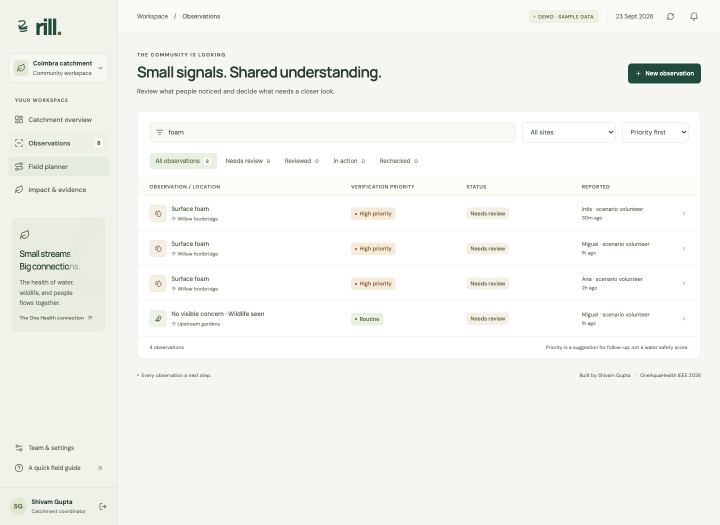
#> input picture output/assets/workflow.png, 1440 x 1050 px (shown at 1/2 size)
$ python prepare-screenshots.py
#> lines starting #> are read from the running program, lines starting #| are printed output that depends on the picture
"""Crop actual app captures for readable artifact layouts without altering UI."""
from pathlib import Path
from PIL import Image

ROOT = Path(__file__).resolve().parents[2]
ASSETS = ROOT / "output" / "assets"
CAPTURES = [
    ("workflow.png", "workflow-slide.png", (1440, 1050), (274, 220, 1402, 720)),
    ("planner.png", "planner-slide.png", (1440, 1441), (583, 286, 1402, 914)),
]
for source, target, expected, crop in CAPTURES:
    with Image.open(ASSETS / source) as image:
#> image is the input picture: PIL image 1440x1050 RGB; mean R, G, B 243.7, 245, 240.3
        if image.size != expected:
            raise ValueError(f"{source}: expected {expected}, got {image.size}; review crop manually")
        image.crop(crop).save(ASSETS / target)
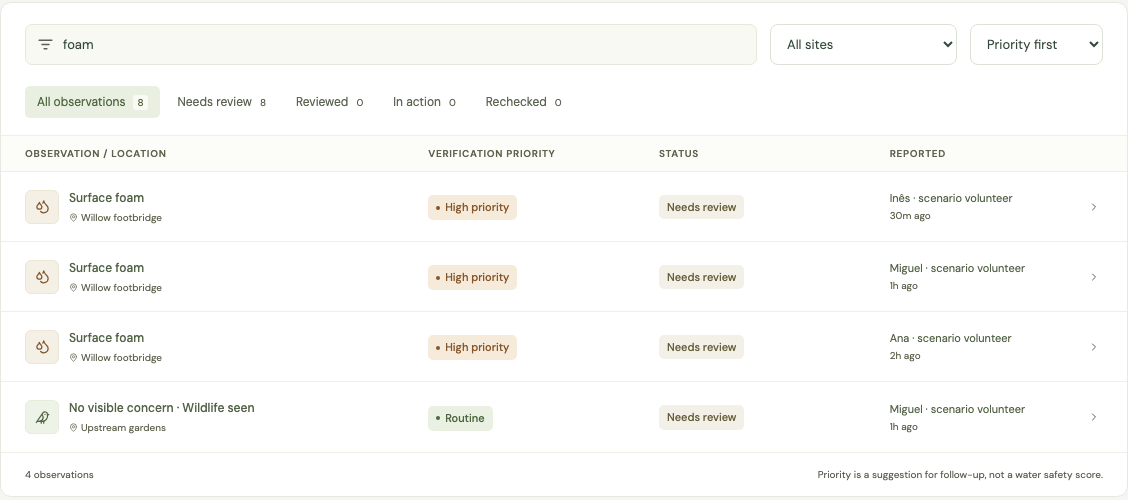
#> saved as workflow-slide.png: PIL image 1128x500 RGB; mean R, G, B 250.6, 250.8, 249
    print(ASSETS / target)
#> pass 2 of the loop `for source, target, expected, crop in CAPTURES:`:
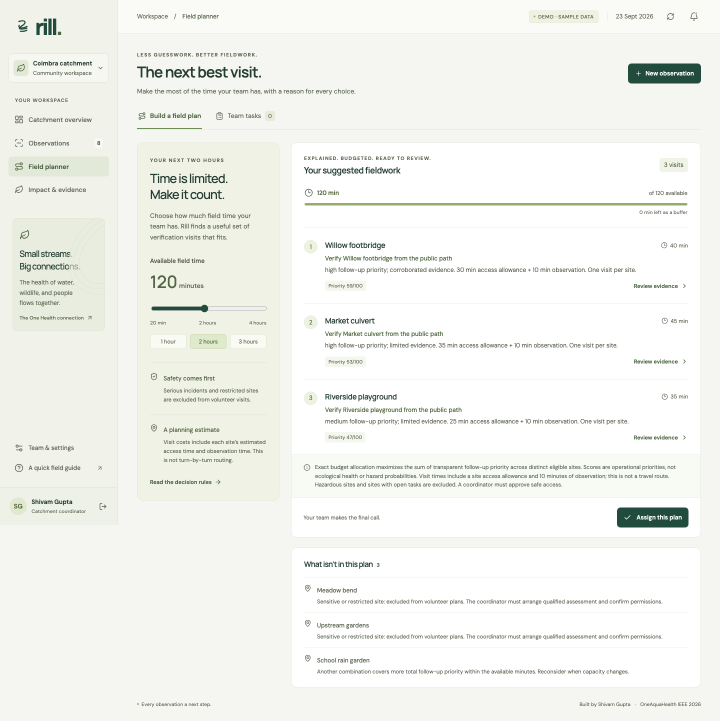
#> input picture output/assets/planner.png, 1440 x 1441 px (shown at 1/2 size)
#> image is the input picture: PIL image 1440x1441 RGB; mean R, G, B 242.2, 243.8, 238.8
#> `image.crop(crop).save(ASSETS / target)`:
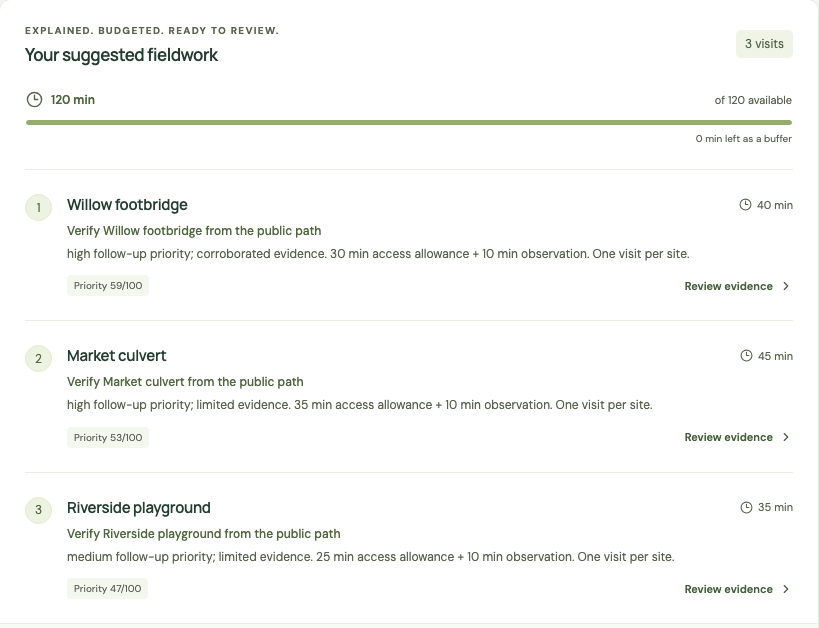
#> saved as planner-slide.png: PIL image 819x628 RGB; mean R, G, B 249, 249.7, 248.3
